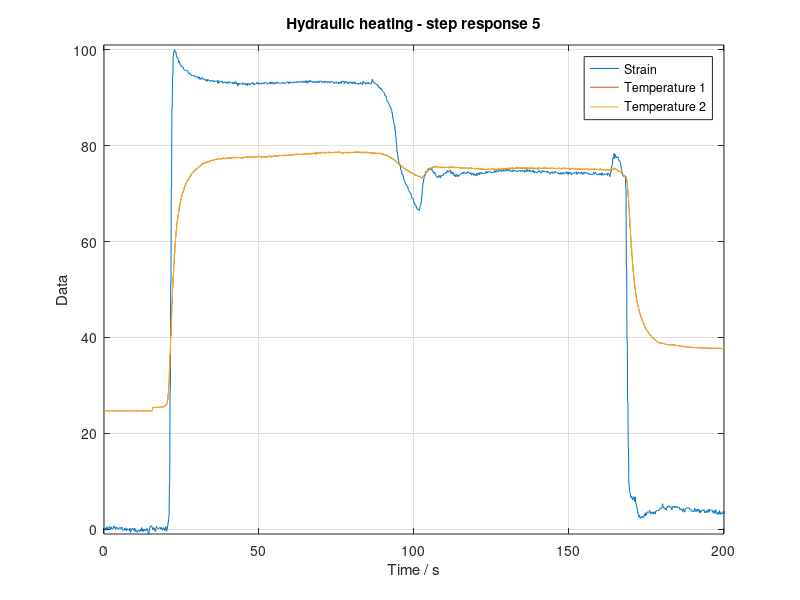

The MATLAB source for this figure:
close all;
clear all;

load('hyd_stp_5.txt');
z5=length(hyd_stp_5);
s5=(hyd_stp_5(1:z5,2))/7.5*6;
smax5=max(s5);
sp5=s5/smax5*100;
T51=(hyd_stp_5(1:z5,3));
T52=(hyd_stp_5(1:z5,4));
t5=(.1:.1:z5/10)';

scrsz=get(0,'Screensize');
figure('Position',[1 scrsz(4) scrsz(3) scrsz(4)])
plot(t5,sp5,t5,T51,t5,T52);
xlim([0 200]);
ylim([-1 101]);
xlabel('Time / s');
ylabel('Data');
title('Hydraulic heating - step response 5'); % factor 7.5 offset 4.79
grid on;
legend('Strain','Temperature 1','Temperature 2','Location','NorthEast');